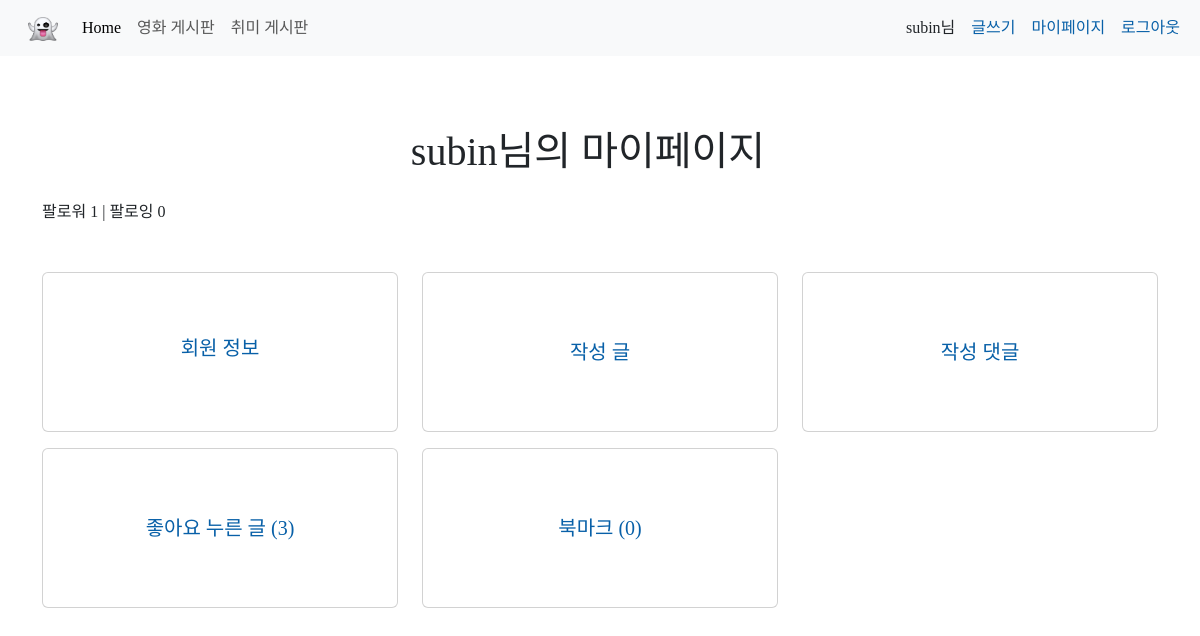
Page /accounts/6/ (signed in) on the earlier database version.
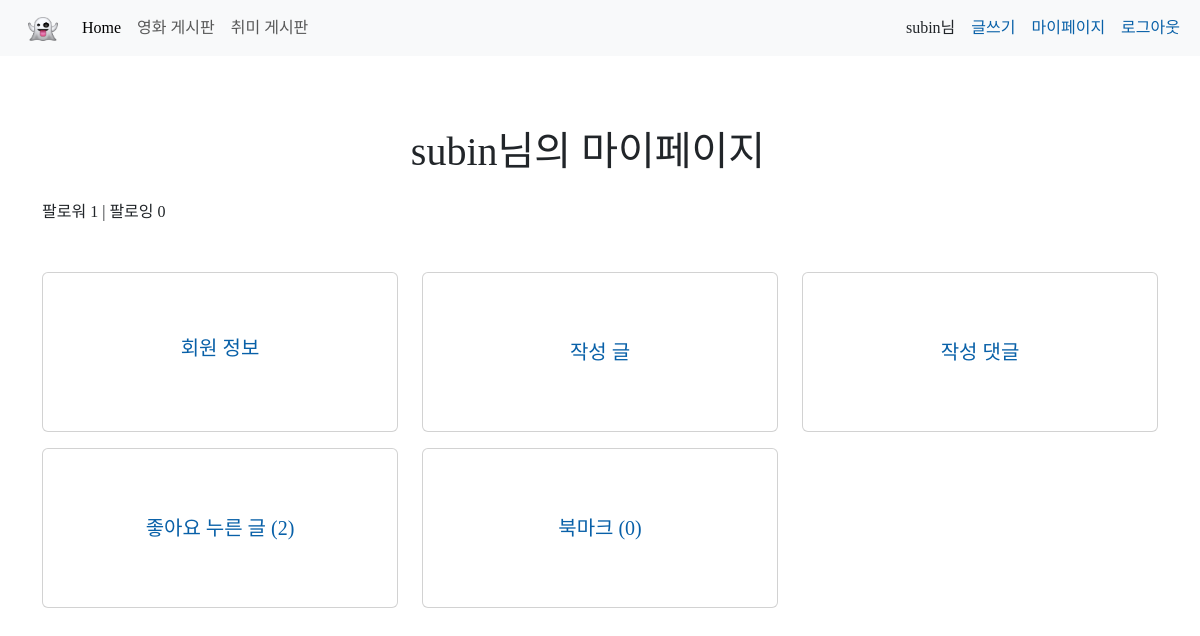
Same page on the later database version.
### accounts/models.py (models this page shows, shortened)
class User(AbstractUser):
    followings = models.ManyToManyField('self', symmetrical=False, related_name='followers')
    class Meta(AbstractUser.Meta):
        swappable = "AUTH_USER_MODEL"

### accounts/views.py (the view)
# urls.py: path("<int:pk>/", views.mypage, name="mypage"),
@login_required
def mypage(request, pk):
    user = get_user_model().objects.get(pk=pk)
    context = {
        "user": user
    }
    return render(request, "accounts/mypage.html", context)

### accounts/templates/accounts/mypage.html (shortened to what this page needs)
{% extends 'base.html' %}
{% load django_bootstrap5 %}
{% block content %}
  <div class="container my-5">
    <div class="d-flex justify-content-center align-items-center">
      <h1 class="me-4 my-4">{{ user.username }}님의 마이페이지</h1>
    </div>
    <div>
      <span> 팔로워 {{ user.followers.count }} | 팔로잉 {{ user.followings.count }}</span>
    </div>
    <div class="row my-5">
      <div class="col-sm-4 mb-3">
        <div class="card text-center" style="height: 10rem;">
          <div class="card-body d-flex align-items-center justify-content-center" style="display: inline-block; text-align: center;">
            <a href="{% url 'accounts:detail' user.pk %}">
              <h5 class="card-title">회원 정보</h5>
            </a>
          </div>
        </div>
      </div>
      <div class="col-sm-4 mb-3">
        <div class="card text-center" style="height: 10rem;">
          <div class="card-body d-flex align-items-center justify-content-center">
            <a href="{% url 'accounts:articles' user.pk %}">
              <h5 class="card-title my-auto">작성 글</h5>
            </a>
          </div>
        </div>
      </div>
      <div class="col-sm-4 mb-3">
        <div class="card text-center" style="height: 10rem;">
          <div class="card-body d-flex align-items-center justify-content-center">
            <a href="{% url 'accounts:comments' user.pk %}">
              <h5 class="card-title my-auto">작성 댓글</h5>
            </a>
          </div>
        </div>
      </div>
      <div class="col-sm-4 mb-3">
        <div class="card text-center" style="height: 10rem;">
          <div class="card-body d-flex align-items-center justify-content-center">
            <a href="{% url 'accounts:likes' user.pk %}">
              <h5 class="card-title my-auto">좋아요 누른 글 ({{ user.like_articles.count }})</h5>
            </a>
          </div>
        </div>
      </div>
      <div class="col-sm-4 mb-3">
        <div class="card text-center" style="height: 10rem;">
          <div class="card-body d-flex align-items-center justify-content-center">
            <a href="{% url 'accounts:comments' user.pk %}">
              <h5 class="card-title my-auto">북마크 (0)</h5>
            </a>
          </div>
        </div>
      </div>
    </div>
  </div>
{% endblock content %}

### templates/base.html (shortened to what this page needs)
{% load django_bootstrap5 %}
{% load static %}
<!doctype html>
<html lang="en">
<head>
  {% bootstrap_css %}
  <link rel="stylesheet" href="{% static 'css/styles.css' %}">
</head>
<body>
  <header>
    <nav class="navbar navbar-expand-lg bg-light">
      <div class="container-fluid">
        <a class="navbar-brand" href="#">
          <img src="{% static 'image/pngwing.com.png' %}" alt="Logo" width="30" height="24" class="d-inline-block align-text-top ms-3">
        </a>
        <div class="collapse navbar-collapse d-flex justify-content-between" id="navbarNavAltMarkup">
          <div class="navbar-nav">
            <a class="nav-link active" aria-current="page" href="{% url 'main' %}">Home</a>
            <a class="nav-link" href="{% url 'articles:index' %}">영화 게시판</a>
            <a class="nav-link" href="#">취미 게시판</a>
          </div>
          <div>
            {% if request.user.is_authenticated %}
            <div class="d-flex justify-content-center">
              <p class="my-auto mx-2">{{ request.user }}님</p>
              <a href="{% url 'articles:create' %}" class="my-auto mx-2">글쓰기</a>
              <a href="{% url 'accounts:mypage' request.user.pk %}" class="my-auto mx-2">마이페이지</a>
              <a href="{% url 'accounts:logout' %}" class="my-auto mx-2">로그아웃</a>
            </div>
            {% else %}
            <div class="d-flex justify-content-center">
              <a href="{% url 'accounts:signup' %}" class="my-auto mx-2">회원가입</a>
              <a href="{% url 'accounts:login' %}" class="my-auto mx-2">로그인</a>
            </div>
            {% endif %}
          </div>
        </div>
      </div>
    </nav>
  </header>
  <main>
    {% block content %}
    {% endblock content %}
  </main>
</body>
</html>

Differences in the rows shown:
changed User "subin": like_articles.count "3" → "2"
